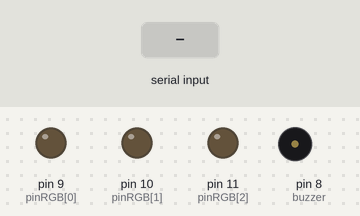
A sketch run on a simulated Arduino Uno, built with avr-gcc and run on an emulated ATmega328P. On the bench: output pins drawn as LEDs (lit = HIGH), buzzer (waves = sounding). Inputs (shaded band) come from the test bench. Random numbers use the default seed unless the sketch sets one.

Above: at 1.2 s.
1.3 s: "1" received over Serial
At 1.9 s:
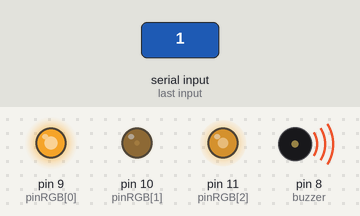
2.8 s: "1" received over Serial
At 4.3 s:
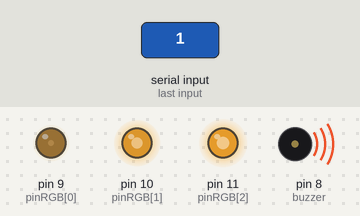
Timing chart, 0 to 5.8 s (numbered marks = the images above; inputs shaded):
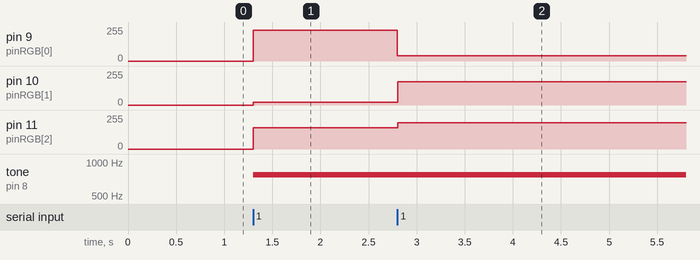

Measured:
- after the input at 1.3 s, pin 9 (pinRGB[0]): 0/255 → 232/255 at once; pin 10 (pinRGB[1]): 0/255 → 19/255 at once; pin 11 (pinRGB[2]): 0/255 → 158/255 at once; tone on pin 8 (buzzer): silent → 770 Hz at once
- after the input at 2.8 s, pin 9 (pinRGB[0]): 232/255 → 38/255 at once; pin 10 (pinRGB[1]): 19/255 → 175/255 at once; pin 11 (pinRGB[2]): 158/255 → 197/255 at once

The sketch:

sketch_apr18a_buzzer_led_receptor.ino
```cpp
/* Projeto: Campainha elétrica sem fio com Xbee
   Autor: Domingos R S Jr
   */

const int buzzer = 8;  //Buzzer no pino 8
int cont = 0, x = 0;
int pinRGB[] = {9,10,11};  // Arrau dos pinos do Led RGB
// int pinRGB[] = { 9 };
char dado;       //Armazena dados seriais que entram
int freq = 240;  //Frequencia inicial do buzzer NOTE_A2=110Hz

void setup() {
  Serial.begin(9600);
  for (cont = 0; cont < 3; cont++)  // Os pinos do Ler RGB como saída
  {
    pinMode(pinRGB[cont], OUTPUT);
  }
}

//função escolhe que escolhe a cor aleatória
void CorAleatoria() {
  if (dado == '1')  // botão do tramissor aciononado
  {
    analogWrite(pinRGB[0],random(255));
    analogWrite(pinRGB[1],random(255));
    analogWrite(pinRGB[2],random(255));
  } else if (dado == '0')  // botão do tramissor desaciononado
  {
    analogWrite(pinRGB[0],0);
    analogWrite(pinRGB[1],0);
    analogWrite(pinRGB[2],0);
  }
}

void mudafrequencia()  // altera a frequencia do buzzer
{
  if (freq == 340) {
    freq = 340;
  } else {
    freq = 770;
  }
}

void loop() {
  if (Serial.available() > 0) {
    dado = Serial.read();  // Lê os dados da porta serial

    if (dado == '1')  // botão acionado
    {
      CorAleatoria();
      mudafrequencia();
      tone(buzzer, freq);    // desliga o buzzer
    } else if (dado == '0')  // botão acionado
    {
      CorAleatoria();
      mudafrequencia();
      noTone(buzzer);  // desliga o buzzer
    }
  }
}
```
